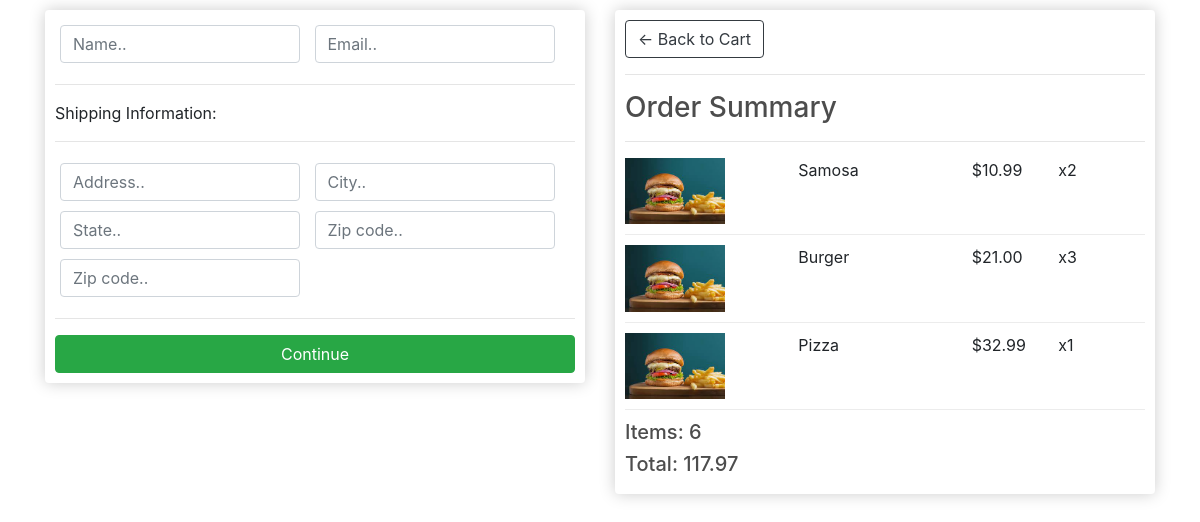
Screenshot of /checkout/ (signed in) with the database file from the repository.
### customer/models.py (models this page shows, shortened)
class OrderItem(models.Model):
    product = models.ForeignKey(Product, on_delete=models.SET_NULL, null=True)
    order = models.ForeignKey(Order, on_delete=models.SET_NULL, null=True)
    quantity = models.IntegerField(default=0, null=True, blank=True)
    prepared = models.BooleanField(default=False)
    time = models.DateTimeField(auto_now_add=True)
    @property
    def get_total(self):
        total = self.product.price * self.quantity
        return total

class Product(models.Model):
    name = models.CharField(max_length=250)
    price = models.DecimalField(max_digits=5, decimal_places=2, blank=True,null=True)
    image = models.ImageField(upload_to='images/',blank=True, null=True)
    desc = models.TextField(blank=True, null=True)
    id = models.UUIDField(primary_key = True, default = uuid.uuid4, editable = False)

class Order(models.Model):
    customer = models.ForeignKey(Customer, on_delete=models.SET_NULL, null=True, blank=True)
    time_ordered = models.DateTimeField(auto_now_add=True)
    complete = models.BooleanField(default=False)
    transaction_id = models.CharField(max_length=100, null=True)
    def __str__(self) -> str:
        return str(self.id)
    @property
    def get_cart_total(self):
        orderitems = self.orderitem_set.all()
        total = sum([item.get_total for item in orderitems])
        return total
    @property
    def get_cart_items(self):
        orderitems = self.orderitem_set.all()
        total = sum([item.quantity for item in orderitems])
        return total

### customer/views.py (the view)
# urls.py: path('checkout/', views.checkout, name='checkout'),
def checkout(request):
    data = cartData(request)
    cartItems = data['cartItems']
    order = data['order']
    items = data['items']
    context = {'items': items, 'order': order, 'cartItems': cartItems}
    print(context)
    return render(request, "customer/checkout.html", context)

### customer/utils.py (called while the page is built)
def cartData(request):
    if request.user.is_authenticated:
        customer = request.user.customer
        order, created = Order.objects.get_or_create(customer=customer, complete=False)
        items = order.orderitem_set.all()
        cartItems = order.get_cart_items
    else:
        cookieData = cookieCart(request)
        cartItems = cookieData['cartItems']
        order = cookieData['order']
        items = cookieData['items']
    return {'cartItems':cartItems,'order':order,'items':items}

### customer/templates/customer/checkout.html (shortened to what this page needs)
{% extends 'base.html' %}
{% load static %}
{% block content %}
     <div class="row">
		<div class="col-lg-6">
			<div class="box-element" id="form-wrapper">
				<form id="form">
					<div id="user-info">
						<div class="form-field">
							<input required class="form-control" type="text" name="name" placeholder="Name..">
						</div>
						<div class="form-field">
							<input required class="form-control" type="email" name="email" placeholder="Email..">
						</div>
					</div>
					<div id="shipping-info">
						<hr>
						<p>Shipping Information:</p>
						<hr>
						<div class="form-field">
							<input class="form-control" type="text" name="address" placeholder="Address..">
						</div>
						<div class="form-field">
							<input class="form-control" type="text" name="city" placeholder="City..">
						</div>
						<div class="form-field">
							<input class="form-control" type="text" name="state" placeholder="State..">
						</div>
						<div class="form-field">
							<input class="form-control" type="text" name="zipcode" placeholder="Zip code..">
						</div>
						<div class="form-field">
							<input class="form-control" type="text" name="country" placeholder="Zip code..">
						</div>
					</div>
					<hr>
					<input id="form-button" class="btn btn-success btn-block" type="submit" value="Continue">
				</form>
			</div>
			<br>
		</div>
		<div class="col-lg-6">
			<div class="box-element">
				<a  class="btn btn-outline-dark" href="{% url 'cart' %}">&#x2190; Back to Cart</a>
				<hr>
				<h3>Order Summary</h3>
				<hr>
				{% for item in items %}
				<div class="cart-row">
					<div style="flex:2"><img class="row-image" src="{{item.product.image.url}}"></div>
					<div style="flex:2"><p>{{item.product.name}}</p></div>
					<div style="flex:1"><p>${{item.product.price}}</p></div>
					<div style="flex:1"><p>x{{item.quantity}}</p></div>
				</div>
				{% endfor %}
				<h5>Items:   {{order.get_cart_items}}</h5>
				<h5>Total:   {{order.get_cart_total}}</h5>
			</div>
		</div>
	</div>
{% endblock content %}

### static/css/main.css (style rules this page uses)
body { background-color: hsl(0, 0%, 98%); }
h1,h2,h3,h4,h5,h6 { color:hsl(0, 0%, 30%); }
.box-element { box-shadow:hsl(0, 0%, 80%) 0 0 16px; background-color: #fff; border-radius: 4px; padding: 10px; }
.col-lg-4, .col-lg-6, .col-lg-8, .col-lg-12 { margin-top: 10px; }
.btn { border-radius: 0; }
.row-image { width: 100px; }
.form-field { width:250px; display: inline-block; padding: 5px; }
.cart-row { display: flex; align-items: flex-stretch; padding-bottom: 10px; margin-bottom: 10px; border-bottom: 1px solid #ececec; }

### rows the page displays
OrderItem: product.image (picture), product.name "Samosa", product.price "10.99", quantity "2"
OrderItem: product.image (picture), product.name "Burger", product.price "21.00", quantity "3"
OrderItem: product.image (picture), product.name "Pizza", product.price "32.99", quantity "1"
Order: get_cart_items "6", get_cart_total "117.97"
